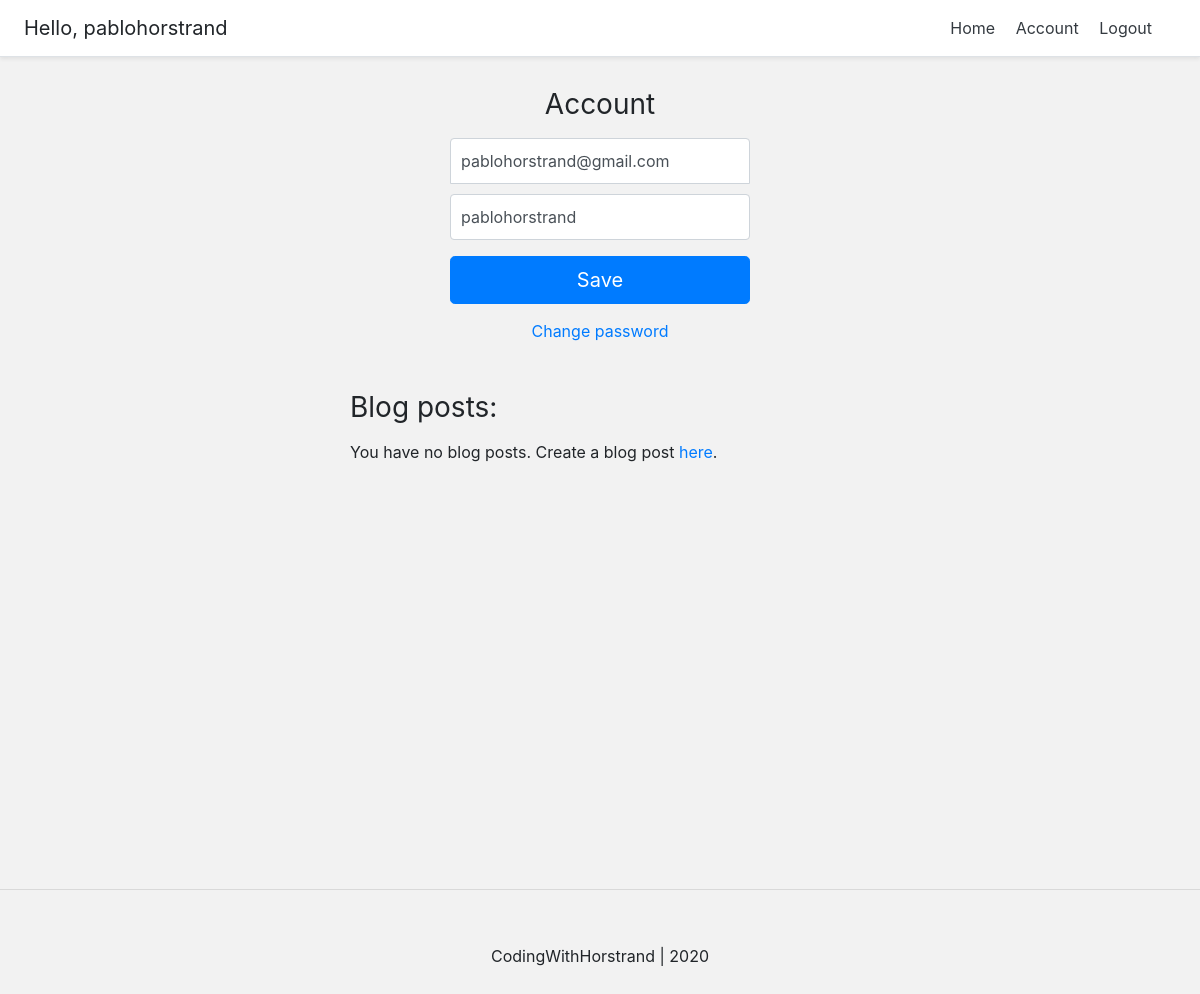
The page /account/ (signed in) on the database as committed earlier.
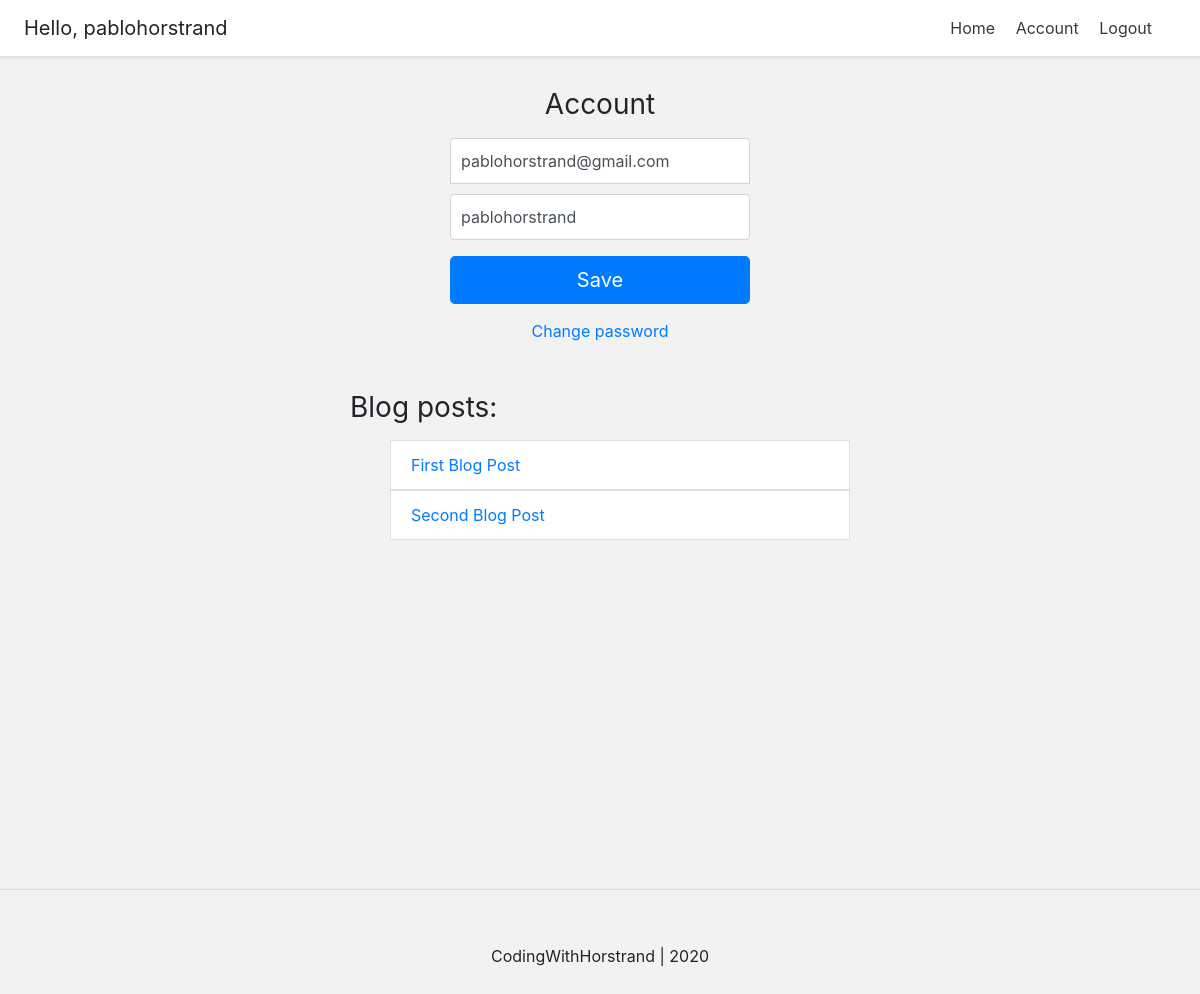
The same page on the database as committed later.
### account/models.py (models this page shows, shortened)
class Account(AbstractBaseUser):
	email = 				models.EmailField(verbose_name="email", max_length=60, unique=True)
	username = 				models.CharField(max_length=30, unique=True)
	date_joined	=			models.DateTimeField(verbose_name='date joined', auto_now_add=True)
	last_login =			models.DateTimeField(verbose_name='last login', auto_now=True)
	is_admin = 				models.BooleanField(default=False)
	is_active = 			models.BooleanField(default=True)
	is_staff = 				models.BooleanField(default=False)
	is_superuser = 			models.BooleanField(default=False)
	USERNAME_FIELD = 'email'
	REQUIRED_FIELDS = ['username',]
	objects = MyAccountManager()

### blog/models.py (models this page shows)
class BlogPost(models.Model):
	title					= models.CharField(max_length=50, null=False, blank=False)
	body 					= models.TextField(max_length=5000, null=False, blank=False)
	image 	 				= models.ImageField(upload_to=upload_location, null=False, blank=False)
	date_published			= models.DateTimeField(auto_now_add=True, verbose_name="date published")
	date_updated			= models.DateTimeField(auto_now=True, verbose_name="date updated")
	author					= models.ForeignKey(settings.AUTH_USER_MODEL, on_delete=models.CASCADE)
	slug 					= models.SlugField(blank=True, unique=True)
	def __str__(self):
		return self.title

### account/views.py (the view)
# urls.py: path('account/', account_view, name='account'),
def account_view(request):
	if not request.user.is_authenticated:
		return redirect("login")
	context = {}
	if request.POST:
		form = AccountUpdateForm(request.POST, instance=request.user)
		if form.is_valid():
			form.initial = {
				"email": request.POST['email'],
				"username": request.POST['username'],
			}
			form.save()
			context['success_message'] = "Updated"
	else:
		form = AccountUpdateForm(
			initial = {
				"email": request.user.email,
				"username": request.user.username
			}
		)
	context['account_form'] = form
	blog_posts = BlogPost.objects.filter(author=request.user)
	context['blog_posts'] = blog_posts
	return render(request,'account/account.html', context)

### account/forms.py (shortened to what this page needs)
class AccountUpdateForm(forms.ModelForm):
	class Meta:
		model = Account
		fields = ('email', 'username')

### account/templates/account/account.html (shortened to what this page needs)
{% extends 'base.html' %}
{% block content %}
<form class="form-signin" method="post">{% csrf_token %}
  <h1 class="h3 mb-3 font-weight-normal">Account</h1>
  <input type="email" name="email" id="inputEmail" class="form-control" placeholder="Email address" required autofocus value={{account_form.initial.email}}>
  <input type="text" name="username" id="inputUsername" class="form-control" placeholder="Username" required value={{account_form.initial.username}}>
  <button class="btn btn-lg btn-primary btn-block" type="submit">Save</button>
</form>
<div class="d-flex flex-column">
	<a class="m-auto" href="{% url 'password_change' %}">Change password</a>
</div>
<div class="container mt-4 p-4">
	<div class="row">
		<div class="blog-posts">
			<h3 class="mb-3 font-weight-normal">Blog posts:</h3>
			{% if blog_posts %}
			<ul>
				{% for post in blog_posts %}
				<a href="{% url 'blog:detail' post.slug %}" style="text-decoration: none;">
					<li class="list-group-item">{{post}}</li>
				</a>
				{% endfor %}
			</ul>
			{% else %}
				<p>You have no blog posts. Create a blog post <a href="{% url 'blog:create' %}">here</a>.</p>
			{% endif %}
		</div>
	</div>
</div>
{% endblock content %}

### templates/base.html (shortened to what this page needs)
<!DOCTYPE html>
<html>
<head>
</head>
<body>
{% include 'snippets/header.html' %}
	<div class="main">
		{% block content %}
		{% endblock content %}
	</div>
	{% include 'snippets/footer.html' %}
</body>
</html>

### templates/snippets/header.html (shortened to what this page needs)
<link rel="stylesheet" href="https://cdn.jsdelivr.net/npm/bootstrap@4.5.3/dist/css/bootstrap.min.css">
<div class="d-flex flex-column flex-md-row align-items-center p-3 px-md-4 mb-3 bg-white border-bottom shadow-sm">
  <h5 class="my-0 mr-md-auto font-weight-normal">
  	{% if request.user.is_authenticated %}
  		Hello, {{request.user.username}}
  	{% endif %}
  </h5>
  <nav class="my-2 my-md-0 mr-md-3">
  {% if request.user.is_authenticated %}
  	<a class="p-2 text-dark" href="{% url 'home' %}">Home</a>
    <a class="p-2 text-dark" href="{% url 'account' %}">Account</a>
    <a class="p-2 text-dark" href="{% url 'logout' %}">Logout</a>
  {% else %}
  	<a class="p-2 text-dark" href="{% url 'home' %}">Home</a>
  	<a class="p-2 text-dark" href="{% url 'login' %}">Login</a>
    <a class="btn btn-outline-primary" href="{% url 'register' %}">Register</a>
  {% endif %}
  </nav>
</div>

### templates/snippets/footer.html (shortened to what this page needs)
<hr>
<div class="d-flex flex-row align-items-center footer">
	<p class="m-auto">CodingWithHorstrand | 2020</p>
</div>

### templates/snippets/header.html (style rules this page uses)
@media (min-width: 768px) { html { font-size: 16px; } }
.container { max-width: 960px; }

### templates/snippets/base_css.html (style rules this page uses)
body { background-color: #f2f2f2; }

### templates/base.html (style rules this page uses)
.main { min-height: 100vh; height: 100% }

### account/templates/account/account.html (style rules this page uses)
.form-signin { width: 100%; max-width: 330px; padding: 15px; margin: auto; }
.form-signin .form-control { position: relative; box-sizing: border-box; height: auto; padding: 10px; font-size: 16px; }
.form-signin input[type="email"] { margin-bottom: 10px; border-bottom-right-radius: 0; border-bottom-left-radius: 0; }
.h3 { text-align: center; }
.blog-posts { max-width: 500px; width: 100%; margin: auto; }

### templates/snippets/footer.html (style rules this page uses)
.footer { min-height: 100px; }

Rows that differ between the two databases and show on the page:
added BlogPost: title "First Blog Post"
added BlogPost: title "Second Blog Post"
Other text that changed with them:
text no longer shown: "You have no blog posts. Create a blog post here ."
